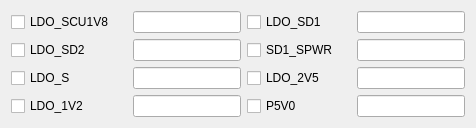
               <widget class="QWidget" name="page_10">
                <layout class="QGridLayout" name="gridLayout_7">
                 <item row="3" column="0">
                  <widget class="QCheckBox" name="check4_13">
                   <property name="text">
                    <string>LDO_S</string>
                   </property>
                  </widget>
                 </item>
                 <item row="4" column="2">
                  <widget class="QLineEdit" name="lineEdit4_2_7"/>
                 </item>
                 <item row="4" column="0">
                  <widget class="QCheckBox" name="check4_15">
                   <property name="text">
                    <string>LDO_1V2</string>
                   </property>
                  </widget>
                 </item>
                 <item row="2" column="0">
                  <widget class="QCheckBox" name="check4_11">
                   <property name="text">
                    <string>LDO_SD2</string>
                   </property>
                  </widget>
                 </item>
                 <item row="2" column="2">
                  <widget class="QLineEdit" name="lineEdit4_2_3"/>
                 </item>
                 <item row="0" column="0">
                  <widget class="QCheckBox" name="check4_9">
                   <property name="text">
                    <string>LDO_SCU1V8</string>
                   </property>
                  </widget>
                 </item>
                 <item row="3" column="3">
                  <widget class="QCheckBox" name="check4_14">
                   <property name="text">
                    <string>LDO_2V5</string>
                   </property>
                  </widget>
                 </item>
                 <item row="0" column="3">
                  <widget class="QCheckBox" name="check4_10">
                   <property name="text">
                    <string>LDO_SD1</string>
                   </property>
                  </widget>
                 </item>
                 <item row="2" column="6">
                  <widget class="QLineEdit" name="lineEdit4_2_4"/>
                 </item>
                 <item row="3" column="2">
                  <widget class="QLineEdit" name="lineEdit4_2_5"/>
                 </item>
                 <item row="0" column="6">
                  <widget class="QLineEdit" name="lineEdit4_2_2"/>
                 </item>
                 <item row="0" column="2">
                  <widget class="QLineEdit" name="lineEdit4_2_1"/>
                 </item>
                 <item row="3" column="6">
                  <widget class="QLineEdit" name="lineEdit4_2_6"/>
                 </item>
                 <item row="4" column="6">
                  <widget class="QLineEdit" name="lineEdit4_2_8"/>
                 </item>
                 <item row="4" column="3">
                  <widget class="QCheckBox" name="check4_16">
                   <property name="text">
                    <string>P5V0</string>
                   </property>
                  </widget>
                 </item>
                 <item row="0" column="1">
                  <widget class="QLabel" name="colorBox4_9">
                   <property name="text">
                    <string/>
                   </property>
                  </widget>
                 </item>
                 <item row="2" column="1">
                  <widget class="QLabel" name="colorBox4_11">
                   <property name="text">
                    <string/>
                   </property>
                  </widget>
                 </item>
                 <item row="2" column="3" colspan="2">
                  <widget class="QCheckBox" name="check4_12">
                   <property name="text">
                    <string>SD1_SPWR</string>
                   </property>
                  </widget>
                 </item>
                 <item row="2" column="5">
                  <widget class="QLabel" name="colorBox4_12">
                   <property name="text">
                    <string/>
                   </property>
                  </widget>
                 </item>
                 <item row="0" column="5">
                  <widget class="QLabel" name="colorBox4_10">
                   <property name="text">
                    <string/>
                   </property>
                  </widget>
                 </item>
                 <item row="3" column="5">
                  <widget class="QLabel" name="colorBox4_14">
                   <property name="text">
                    <string/>
                   </property>
                  </widget>
                 </item>
                 <item row="4" column="5">
                  <widget class="QLabel" name="colorBox4_16">
                   <property name="text">
                    <string/>
                   </property>
                  </widget>
                 </item>
                 <item row="3" column="1">
                  <widget class="QLabel" name="colorBox4_13">
                   <property name="text">
                    <string/>
                   </property>
                  </widget>
                 </item>
                 <item row="4" column="1">
                  <widget class="QLabel" name="colorBox4_15">
                   <property name="text">
                    <string/>
                   </property>
                  </widget>
                 </item>
                </layout>
               </widget>
